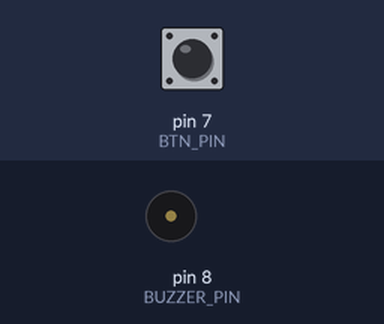
The sketch below on a simulated Arduino Uno, built with avr-gcc and run on an emulated ATmega328P. On the bench: buzzer (waves = sounding, pin HIGH). Inputs (shaded band) come from the test bench; at power-on: pin 7 (BTN_PIN) HIGH.

Above: at 1.2 s.
1.3 s: pin 7 (BTN_PIN) pulled LOW for 0.15 s
At 1.37 s:
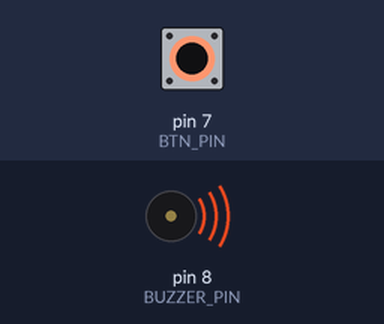
2.9 s: pin 7 (BTN_PIN) pulled LOW for 3.2 s
At 7.2 s:
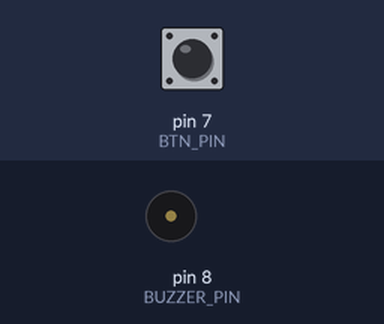
Timing chart, 0 to 8.7 s (numbered marks = the images above; inputs shaded):
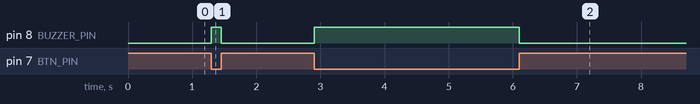

Measured:
- after the input at 1.3 s, pin 8 (BUZZER_PIN): LOW → HIGH at once, → LOW 0.15 s later
- after the input at 2.9 s, pin 8 (BUZZER_PIN): LOW → HIGH at once, → LOW 3.2 s later

The sketch:

buzzerButton.ino
```cpp
#define BUZZER_PIN 8
#define BTN_PIN 7
void setup() {
  pinMode(BUZZER_PIN, OUTPUT);
  pinMode(BTN_PIN, INPUT_PULLUP);
}
void loop() {
  if (digitalRead(BTN_PIN))
  {
    digitalWrite(BUZZER_PIN, LOW);
  }
  else
  {
    digitalWrite(BUZZER_PIN, HIGH);
  }
}
```
